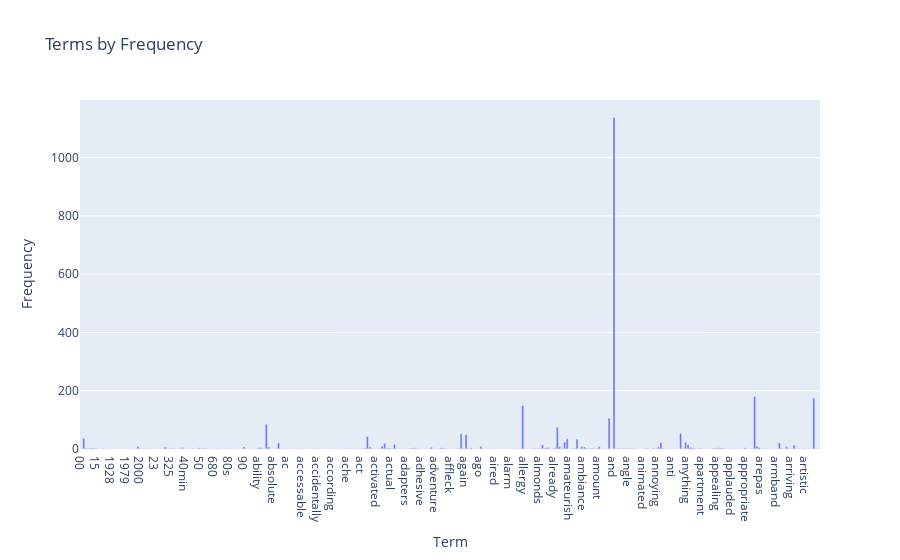

Notebook cell for this chart:
### Code cell
import plotly.express as px
pd.options.plotting.backend = 'plotly'
term_frequencies = np.asarray(new_dataset_counts.sum(axis=0))[0]
x=count_vect.get_feature_names_out()[:300]
y=term_frequencies[:300]

xy_ = list(zip(x, y))
sorted_ = sorted(xy_, key = lambda x: -x[1])
fig = px.bar(x=x, y=y, labels={'x': 'Term', 'y': 'Frequency'}, title='Terms by Frequency')

fig.show()

### Figure 1 — Plotly figure (JSON) as saved in the notebook; plotly's stock layout.template omitted (floating-point values rounded to 4 significant figures; data arrays with more than 128 entries replaced by an {"elided": "..."} marker saying what was removed)
{"data": [{"alignmentgroup": "True", "hovertemplate": "Term=%{x}<br>Frequency=%{y}<extra></extra>", "legendgroup": "", "marker": {"color": "#636efa", "pattern": {"shape": ""}}, "name": "", "offsetgroup": "", "orientation": "v", "showlegend": false, "textposition": "auto", "type": "bar", "x": {"elided": "300 str values"}, "xaxis": "x", "y": {"elided": "300 int values"}, "yaxis": "y"}], "layout": {"barmode": "relative", "legend": {"tracegroupgap": 0}, "title": {"text": "Terms by Frequency"}, "xaxis": {"anchor": "y", "domain": [0, 1], "title": {"text": "Term"}}, "yaxis": {"anchor": "x", "domain": [0, 1], "title": {"text": "Frequency"}}}}
